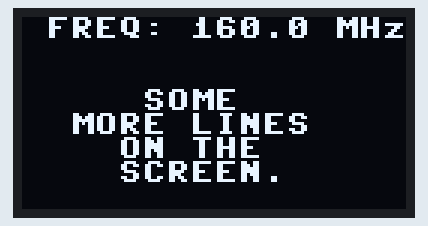
A program run on a simulated ESP32 board running MicroPython. Parts: 128×64 one-colour display. Library files of the repository ran but are not shown: ssd1306.py. At 3.1 s the program stops and its outputs stay as they are.

Above: at 0.1 s.
At 1.1 s:
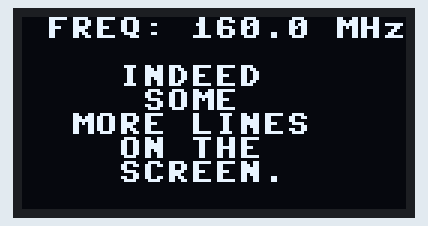
At 3.2 s:
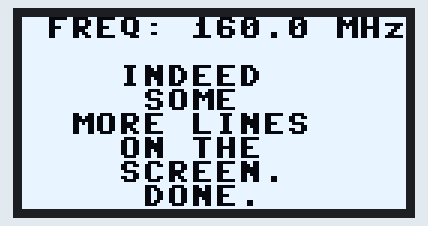

Measured:
- what the display in image 0 shows lasts 1.0 s, from 0.1 s to 1.1 s
- what the display in image 1 shows lasts 2.0 s, from 1.1 s to 3.1 s

The program:

OLED_MPython_Heltec_Lora_Wifi_V3.py
```python
# Code to output a message on the builtin OLED display of a Heltec Lora Wifi Kit V3 (emphasis on V3!)
# 1. Pins had to be adapted for a V3 (as compared to V2)
# 2. reset sequence "1-0-1" need to reset OLED

# https://heltec.org/project/wifi-kit32-v3/
# vs
# ODER V2? https://ae01.alicdn.com/kf/HTB18J0tSVXXXXb9XFXXq6xXFXXXW.jpg
# vs
# https://escapequotes.net/wp-content/uploads/2021/02/WIFI_LoRa_32_V2-Heltec-pinout-diagram-scaled.jpg

from time import sleep_ms, sleep  # in ms
from machine import Pin, SoftI2C, freq
reset_pin = Pin(21, Pin.OUT, value=1)   # pin 16 > 21 # "1-0-1" not needed anymore when lib is modified ?!
sleep_ms(1)
reset_pin = Pin(21, Pin.OUT, value=0)   # pin 16 > 21
sleep_ms(2)
reset_pin = Pin(21, Pin.OUT, value=1)   # pin 16 > 21

# according to http://community.heltec.cn/t/heltec-wifi-kit-32-v3-no-oled-with-micropython/13166
scl_pin = Pin(18, Pin.IN, Pin.PULL_UP)  # pin 15 > 18
sda_pin = Pin(17, Pin.IN, Pin.PULL_UP)  # pin 4  > 17
i2c = SoftI2C(scl=scl_pin, sda=sda_pin, freq=400000)
i2c.scan()

# TODO: https://forum.micropython.org/viewtopic.php?t=4002
import ssd1306
# oled = ssd1306.SSD1306_I2C(128, 64, i2c, res=Pin(21))  # Parameter "res" only understood by a modified version of lib ssd1306.py!
oled = ssd1306.SSD1306_I2C(128, 64, i2c)  # ... or use "1-0-1" reset code on pin 21 above
oled.fill(0)
oled.text(" FREQ: " + str(freq()/1000000) + " MHz", 0, 0)
oled.text("     SOME     ", 0, 24)
oled.text("  MORE LINES ", 0, 32)
oled.text("    ON THE    ", 0, 40)
oled.text("    SCREEN.   ", 0, 48)
#oled.fill(1)

oled.show()
sleep(1)
#oled.poweroff()     # power off the display, pixels persist in memory
oled.text("    INDEED    ", 0, 16)
oled.show()

sleep(1)
# oled.poweron()      # power on the display, pixels redrawn
oled.contrast(1)    # dim
oled.show()
sleep(1)
oled.contrast(255)  # bright
oled.invert(1)      # display inverted
# oled.invert(0)      # display normal
# oled.rotate(True)   # rotate 180 degrees
# oled.rotate(False)  # rotate 0 degrees
oled.text("     DONE.    ", 0, 56)
oled.show()
```
